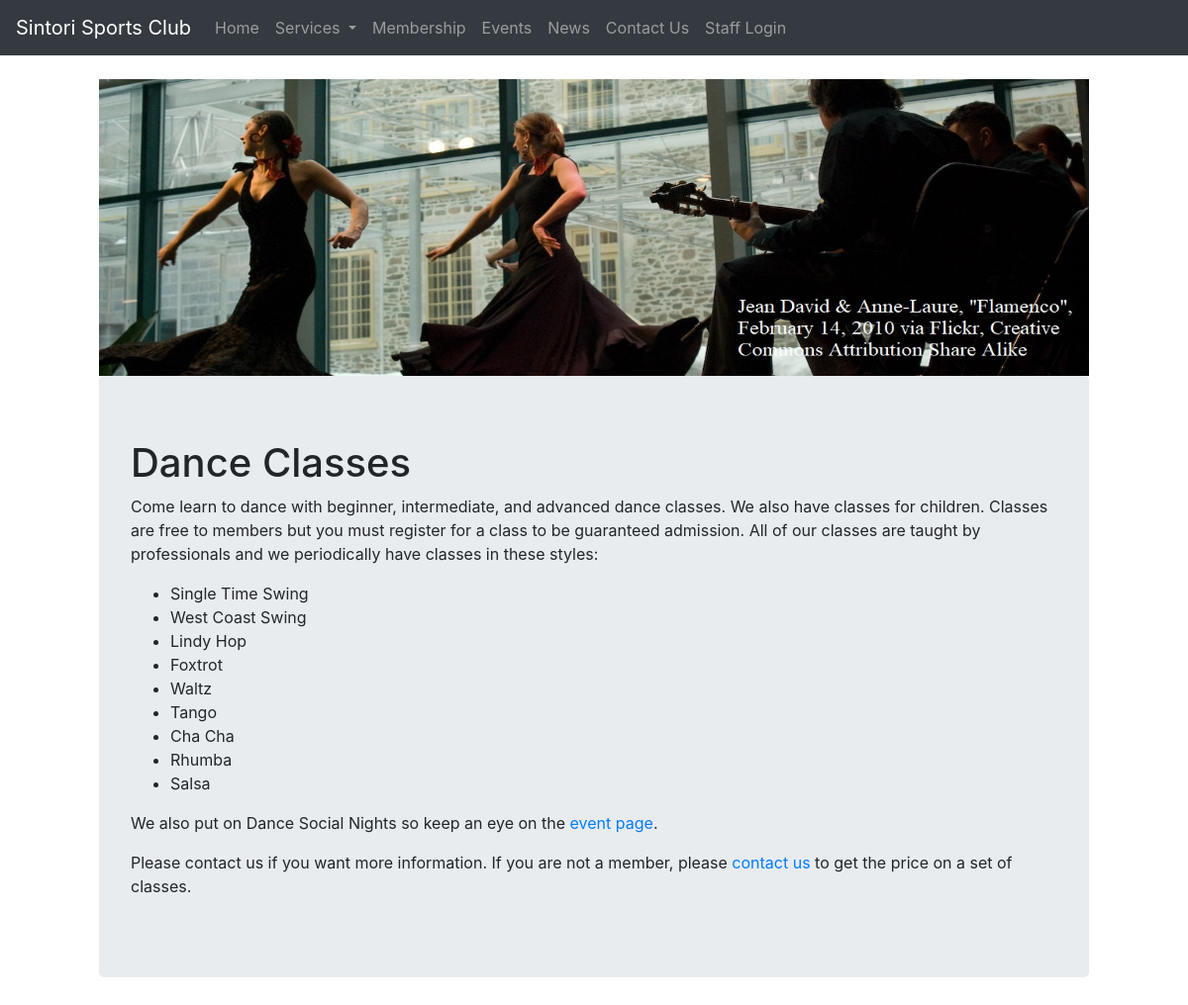
The page /user_dance.php on the database its author committed.
### tables this page shows
CREATE TABLE `content` (
  `contentID` mediumint(8) UNSIGNED NOT NULL,
  `title` varchar(20) NOT NULL,
  `content` longtext
);

### user_dance.php (the view, shortened to what this page needs)
<!doctype html>
<html>
<head>
	<link rel="stylesheet" type="text/css" href="style.css">
</head>
<body>
	<?php include ('nav.inc.php');
	require ('connectDB.php');
	$q = "SELECT title, content FROM content WHERE contentID=1";
	$r = @mysqli_query($dbc, $q);
	$row = mysqli_fetch_array($r);
	$title = $row[0];
	$content = $row[1];
	?>
		<img src="uploads/dance.jpg" class="img-fluid" alt="dance_img">
	<div class="jumbotron">
		<h1><?php echo $title ?></h1>
		<div>
			<?php echo $content ?>
		</div>
	</div>
</body>
</html>

### style.css (style rules this page uses)
body { padding-top: 80px; padding-left: 100px; padding-right: 100px; background-color: lightblue; }
img { height:auto; max-height: 300px; width:100%; }

### rows shown on the page
content: title "Dance Classes", content "Come learn to dance with beginner, intermediate, and advanced dance classes. We also have classes for children. Classes are free to members but you must register for a class to be guaranteed admission. All of our classes are taught by professionals and we periodically have classes in these styles: Single Time Swing West Coast Swing Lindy Hop Foxtrot Waltz Tango Cha Cha Rhumba Salsa We also put on Dance Social Nights so keep an eye on the event page . Please contact us if you want more information. If you are not a member, please contact us to get the price on a set of classes."
